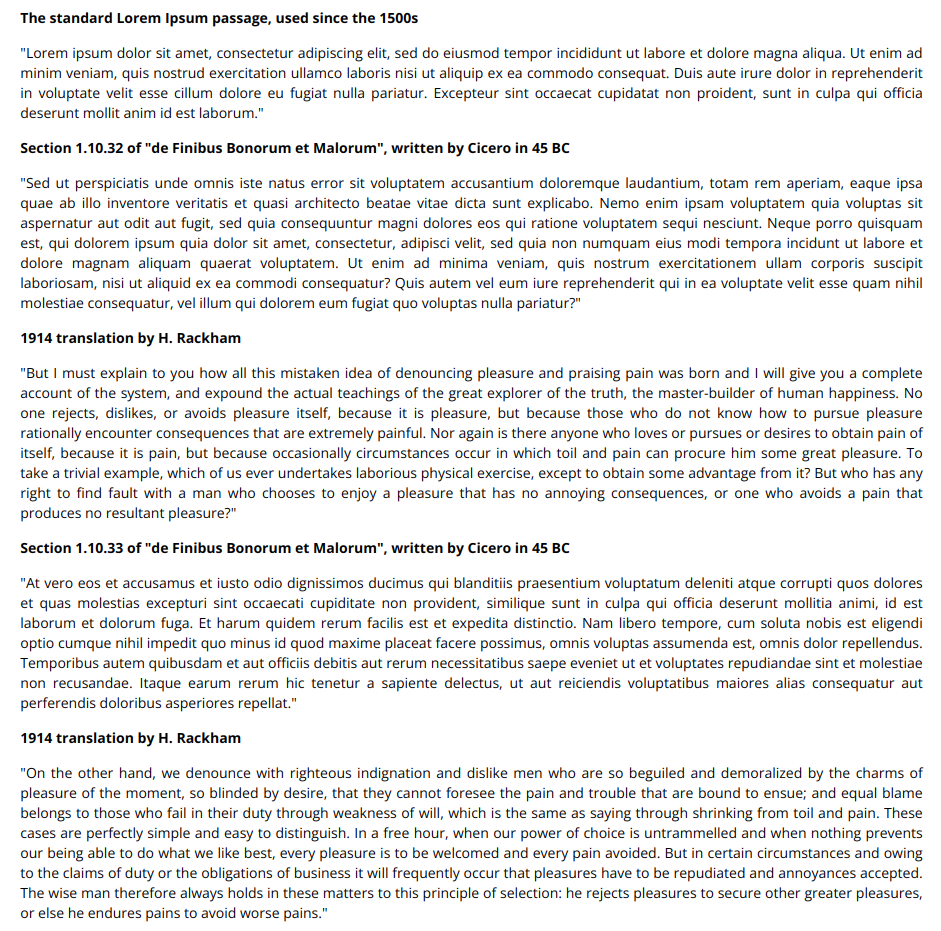
#> input picture tests/test.png, 941 x 931 px
$ python -i estimator.py   (imports and definitions only)
#> lines starting #> are read from the running program, lines starting #| are printed output that depends on the picture; after the words box and inside, x2 and y2 are one past the last pixel; in counts of white or black regions, pixels touching at a corner belong together
"""Skew Estimator."""
import cv2
import numpy as np
from typing import Optional


def _ensure_gray(image: np.ndarray) -> np.ndarray:
    try:
        image = cv2.cvtColor(image, cv2.COLOR_BGR2GRAY)
    except cv2.error:
        pass
    return image


def _ensure_optimal_square(image: np.ndarray, value: int = 255) -> np.ndarray:
    if image is None:
        raise ValueError("image must not be None")
    nw = nh = cv2.getOptimalDFTSize(max(image.shape[:2]))
    output_image = cv2.copyMakeBorder(
        src=image,
        top=0,
        bottom=nh - image.shape[0],
        left=0,
        right=nw - image.shape[1],
        borderType=cv2.BORDER_CONSTANT,
        value=value,
    )
    return output_image


def _get_fft_magnitude(image: np.ndarray) -> np.ndarray:
    gray = _ensure_gray(image)

    # thresh before padding: thresholding after padding with white draws a solid
    # line where a darker-than-white image (e.g. a photo) meets the padding, and that
    # line's spectrum pulls the estimate to 0 degrees
    binary = cv2.adaptiveThreshold(
        ~gray, 255, cv2.ADAPTIVE_THRESH_GAUSSIAN_C, cv2.THRESH_BINARY, 15, -10
    )
    opt_gray = _ensure_optimal_square(binary, value=0)

    # perform fft - using fft2 to ensure square output
    dft = np.fft.fft2(opt_gray)
    shifted_dft = np.fft.fftshift(dft)

    # get the magnitude (module)
    magnitude = np.abs(shifted_dft)
    return magnitude


def _get_angle_radial_projection(m: np.ndarray, angle_max: Optional[float] = None, num: Optional[int] = None) -> float:
    """
    Get angle via radial projection.

    Parameters
    ----------
    m : np.ndarray
        Square FFT magnitude spectrum of the image.
    angle_max : float, optional
        Maximum angle to search for, in degrees.
    num : int, optional
        Number of angles to generate between 1 degree.

    Returns
    -------
    float
        Estimated skew angle in degrees.

    """
    if m.shape[0] != m.shape[1]:
        raise ValueError(f"expected a square matrix, got shape {m.shape}")
    r = c = m.shape[0] // 2

    if angle_max is None:
        angle_max = 15.0

    if num is None:
        num = 20

    tr = np.linspace(-1 * angle_max, angle_max, int(angle_max * num * 2)) / 180 * np.pi

    # Pre-allocate array for better performance
    li = np.zeros_like(tr)

    for i, t in enumerate(tr):
        x = np.arange(0, r)
        y = c + np.int32(x * np.cos(t))
        x = c + np.int32(-1 * x * np.sin(t))
        # Use boolean indexing for faster computation
        valid_indices = (y >= 0) & (y < m.shape[0]) & (x >= 0) & (x < m.shape[1])
        li[i] = np.sum(m[y[valid_indices], x[valid_indices]])

    a = tr[np.argmax(li)] / np.pi * 180

    if a == -1 * angle_max:
        return 0.0
    return float(a)


def get_angle(
    image: np.ndarray,
    vertical_image_shape: Optional[int] = None,
    angle_max: Optional[float] = None
) -> float:
    """
    Get angle from a given document image.

    Parameters
    ----------
    image : np.ndarray
        Input image as numpy array.
    vertical_image_shape : int, optional
        Resize height for preprocessing.
    angle_max : float, optional
        Maximum angle to search for, in degrees.

    Returns
    -------
    float
        Estimated skew angle in degrees.

    """
    if not isinstance(image, np.ndarray):
        raise TypeError(f"image must be a numpy array, got {type(image)}")

    # if vertical_image_shape is None:
    #     vertical_image_shape = 512

    if angle_max is None:
        angle_max = 15.0

    # resize
    if vertical_image_shape is not None:
        ratio = vertical_image_shape / image.shape[0]
        image = cv2.resize(image, None, fx=ratio, fy=ratio)

    m = _get_fft_magnitude(image)
    a = _get_angle_radial_projection(m, angle_max=angle_max)
    return a

>>> import cv2
>>> picture = cv2.imread('../tests/test.png')
#> picture is the input picture: shape (931, 941, 3); mean B, G, R 234.4, 234.1, 234.3
>>> result = get_angle(picture)
#> in _get_fft_magnitude, `binary = cv2.adaptiveThreshold( ~gray, 255, cv2.ADAPTIVE_THRESH_GAUSSI..`:
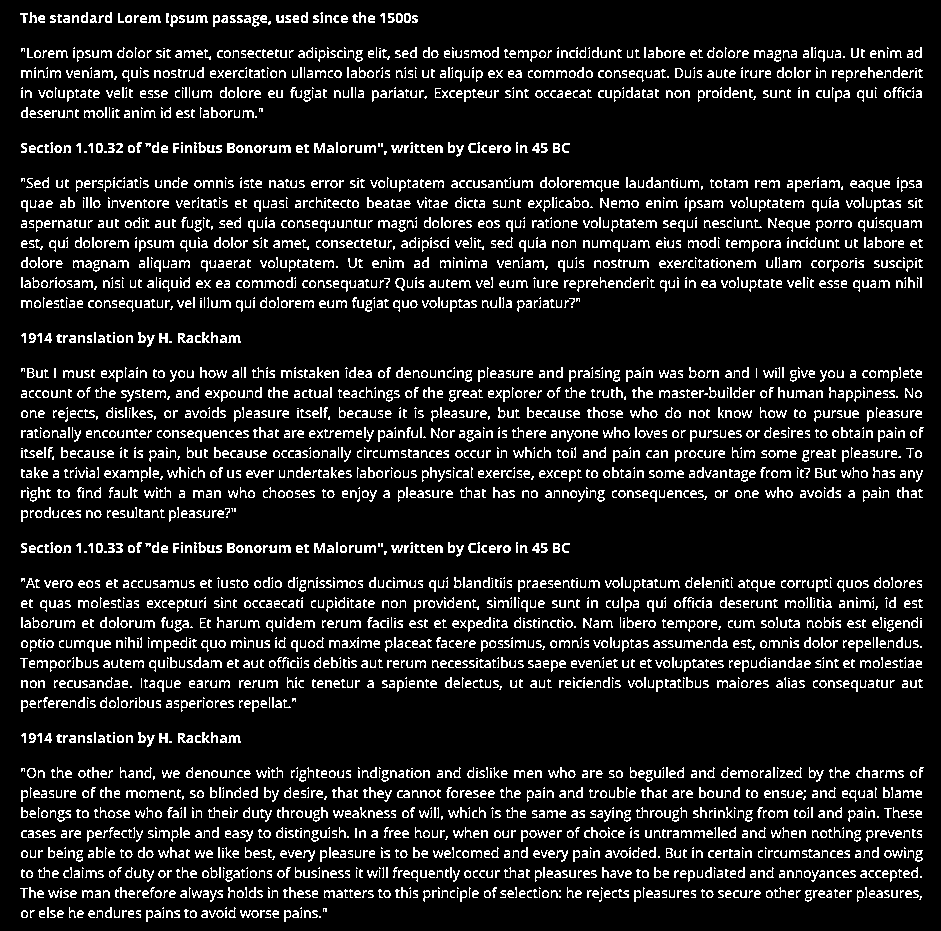
#> binary: shape (931, 941); 12.1% white in thin lines or dots
#> in _ensure_optimal_square, `output_image = cv2.copyMakeBorder( src=image, top=0, bottom=nh - image..`:
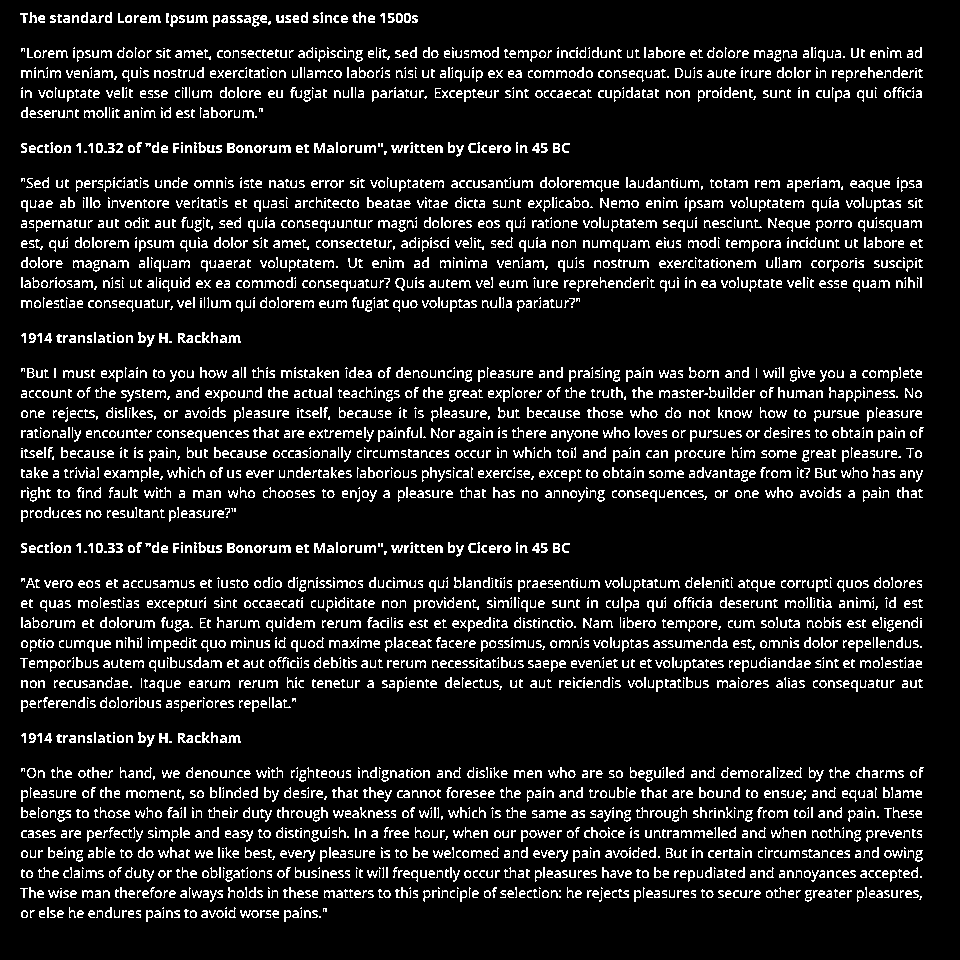
#> output_image: shape (960, 960); 11.5% white in thin lines or dots, all inside (x1, y1, x2, y2) = (20, 12, 924, 922)
#> after the loop in _get_angle_radial_projection, `for i, t in enumerate(tr):`: li = 600 values, max 331401482.9 at index 298, min 87715761.9 at index 596, mean 118429982.8
#> in _get_angle_radial_projection, `a = tr[np.argmax(li)] / np.pi * 180`: a = -0.0751
#> result = -0.0751
